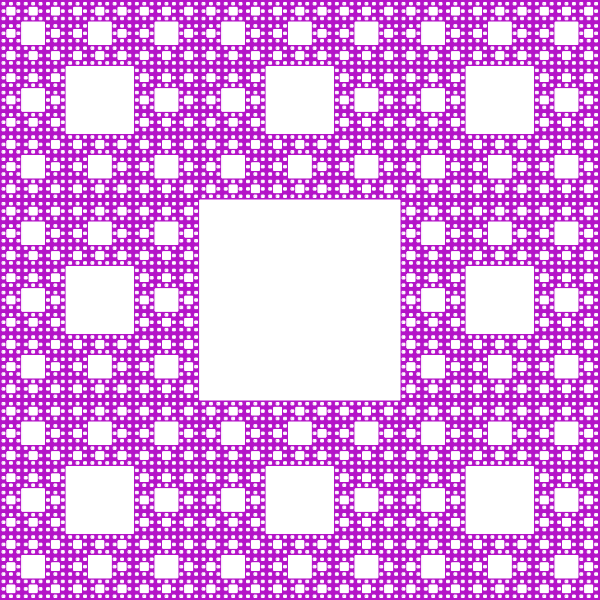
Frame 1 (no input)
Frame 60 (no input): identical to frame 1, image omitted
Frame 120 (the mouse pressed at the canvas centre since frame 60): identical to frame 1, image omitted

The p5.js sketch that drew this single still picture (run headless with seeded random() and noise() and a simulated clock; from frame 60 on, the mouse is pressed at the canvas centre):

// p5.js sketch
// ── sketch.js
let size = 200;

function setup() {
  createCanvas(600, 600, P2D);
  background(180,20,200);
  stroke(255);
  strokeWeight(1);

  translate(width / 2 - size / 2, height / 2 - size / 2);

  generateSierpinskiCarpet(size);
}

function draw() {
}

function generateSierpinskiCarpet(size) {

  if (size > 4) {

    rect(0, 0, size, size);

    size /= 3;

    //Left
    push()
    translate(0 - size * 3 + size, 0 + size);
    rect(0, 0, size, size);
    generateSierpinskiCarpet(size);
    pop();

    //Right
    push()
    translate(0 + size * 5 - size, 0 + size);
    rect(0, 0, size, size);
    generateSierpinskiCarpet(size);
    pop();

    //Top
    push()
    translate(0 + size, 0 - size * 3 + size);
    rect(0, 0, size, size);
    generateSierpinskiCarpet(size);
    pop();

    //Bottom
    push()
    translate(0 + size, 0 + size * 5 - size);
    rect(0, 0, size, size);
    generateSierpinskiCarpet(size);
    pop();

    //Top Left
    push()
    translate(0 - size * 3 + size, 0 - size * 3 + size);
    rect(0, 0, size, size);
    generateSierpinskiCarpet(size);
    pop();

    //Top Right
    push()
    translate(0 + size * 5 - size, 0 - size * 3 + size);
    rect(0, 0, size, size);
    generateSierpinskiCarpet(size);
    pop();

    //Bottom Left
    push()
    translate(0 - size * 3 + size, 0 + size * 5 - size);
    rect(0, 0, size, size);
    generateSierpinskiCarpet(size);
    pop();

    //Bottom Right
    push()
    translate(0 + size * 5 - size, 0 + size * 5 - size);
    rect(0, 0, size, size);
    generateSierpinskiCarpet(size);
    pop();
  }
}
